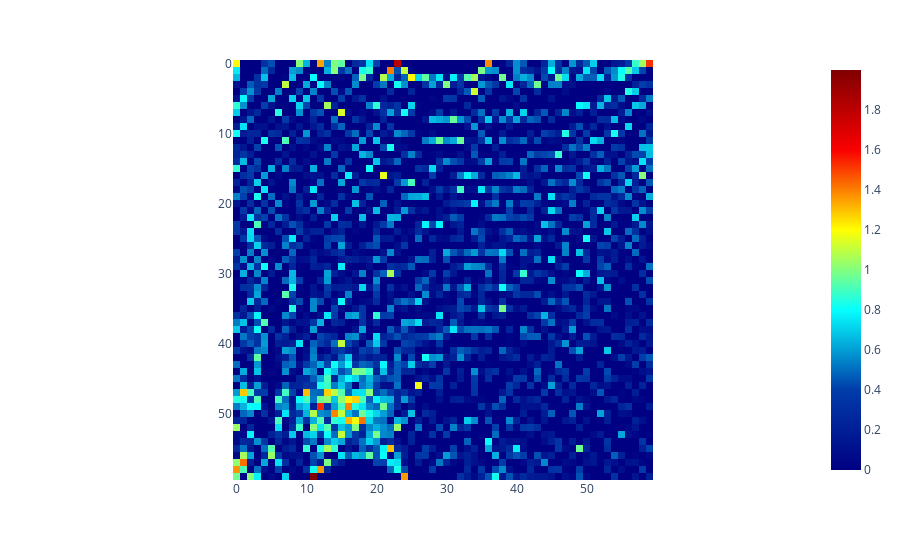

Notebook code for this chart:
### Code cell
import plotly.express as px
fig = px.imshow(xPRA_result, color_continuous_scale='jet')

fig.show()

### Figure 1 — Plotly figure (JSON) as saved in the notebook; plotly's stock layout.template omitted (floating-point values rounded to 4 significant figures; data arrays with more than 128 entries replaced by an {"elided": "..."} marker saying what was removed)
{"data": [{"coloraxis": "coloraxis", "hovertemplate": "x: %{x}<br>y: %{y}<br>color: %{z}<extra></extra>", "name": "0", "type": "heatmap", "xaxis": "x", "yaxis": "y", "z": {"elided": "60x60 float values"}}], "layout": {"coloraxis": {"colorscale": [[0, "rgb(0,0,131)"], [0.2, "rgb(0,60,170)"], [0.4, "rgb(5,255,255)"], [0.6, "rgb(255,255,0)"], [0.8, "rgb(250,0,0)"], [1, "rgb(128,0,0)"]]}, "margin": {"t": 60}, "xaxis": {"anchor": "y", "constrain": "domain", "domain": [0, 1], "scaleanchor": "y"}, "yaxis": {"anchor": "x", "autorange": "reversed", "constrain": "domain", "domain": [0, 1]}}}
